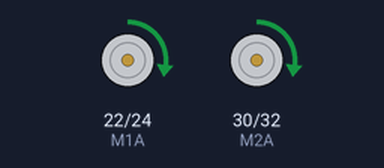
Simulated run of this sketch. Board: Arduino Mega 2560, built with avr-gcc and run on an emulated ATmega2560. On the bench: motor-driver pin pairs drawn as motors (green arrow = first pin HIGH = forward, orange = second pin HIGH = backward, longer = more drive, scaled by the enable pin). What the sketch prints to the serial monitor is not drawn.

Above: at 0.2 s.
Timing chart, 0 to 1.7 s (numbered marks = the images above):
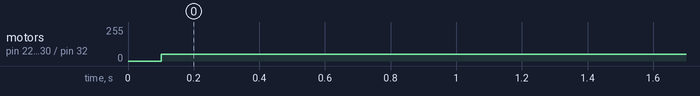

Measured:
- by itself, motor on pin 22 (M1A) / pin 24 (M1B), motor on pin 30 (M2A) / pin 32 (M2B): stopped → forward 50/255 at 0.10 s

The sketch:

motor_setup.ino
```cpp
#include <Wire.h>

const int SDA_Pin = 20;
const int SCL_Pin = 21;

int motor_byte = 0;

int E1 = 4;
int M1A = 22;
int M1B = 24;

int E2 = 3;
int M2A = 30;
int M2B = 32;

void setup() {
  // Start the serial communication at 9600 baud rate
  Serial.begin(9600);

  pinMode(E1, OUTPUT);
  pinMode(M1A, OUTPUT);
  pinMode(M1B, OUTPUT);

  pinMode(E2, OUTPUT);
  pinMode(M2A, OUTPUT);
  pinMode(M2B, OUTPUT);

  digitalWrite(M1A, LOW);
  digitalWrite(M1B, HIGH);
  digitalWrite(M2A, LOW);
  digitalWrite(M2B, HIGH);

  // Arduino joins I2C bus as slave with address 8
  // Wire.begin(0x8);

  // Call receiveEvent function when data received
  // Wire.onReceive(receiveEvent);

  // Turn off 20k-50k ohm built-in pull-up resistors at pins specified
  digitalWrite(SDA_Pin, LOW);
  digitalWrite(SCL_Pin, LOW);

  // Print a message to the terminal indicating setup completion
  Serial.println("Setup complete. Waiting for I2C data...");
}

// Function that executes whenever data is received from master device (e.g., Pi 5)
void receiveEvent(int howMany) {
  motor_byte = Wire.read();  // Receive byte as an integer
  Serial.println(motor_byte);

  // If received byte is 0x1, turn both motors on
  if (motor_byte == 0x1) {
    drive_Demo();
    Serial.println("Both motors ON");
  }
  // If received byte is 0x0, turn both motors off
  else if (motor_byte == 0x0) {
    digitalWrite(M1A, LOW); // Direction, forwards
    digitalWrite(M1B, LOW); // Direction, forwards
    analogWrite(E1, 0); // Speed, 0-255

    digitalWrite(M2A, LOW);
    digitalWrite(M2B, LOW);
    analogWrite(E2, 0);
    Serial.println("Both motors OFF");
  }
}

void loop() {
  // Continuously print a message to the terminal
  delay(100);
  // drive_Demo();
  digitalWrite(M1A, HIGH);
  digitalWrite(M1B, LOW);
  digitalWrite(M2A, HIGH);
  digitalWrite(M2B, LOW);
  analogWrite(E1, 50);
  analogWrite(E2, 50);
}

void drive_Demo() {
    // Demo 1: Driving forward
  digitalWrite(M1A, LOW); // Direction, forwards
  digitalWrite(M1B, HIGH); // Direction, forwards
  analogWrite(E1, 255); // Speed, 0-255

  digitalWrite(M2A, LOW);
  digitalWrite(M2B, HIGH);
  analogWrite(E2, 255);

  delay(2000);

  // // Demo 2: Driving backwards
  // digitalWrite(M1A, HIGH);
  // digitalWrite(M1B, LOW);
  // analogWrite(E1, 255);

  // digitalWrite(M2A, HIGH);
  // digitalWrite(M2B, LOW);
  // analogWrite(E2, 255);

  // delay(2000);


  // // Demo 3: Turning
  // digitalWrite(M1A, LOW);
  // digitalWrite(M1B, HIGH);
  // analogWrite(E1, 255);

  // digitalWrite(M2A, HIGH);
  // digitalWrite(M2B, LOW);
  // analogWrite(E2, 255);

  // delay(2000);
}
```
